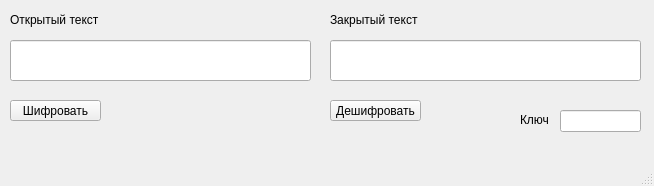
<?xml version="1.0" encoding="UTF-8"?>
<ui version="4.0">
 <class>MainWindow</class>
 <widget class="QMainWindow" name="MainWindow">
  <property name="geometry">
   <rect>
    <x>0</x>
    <y>0</y>
    <width>654</width>
    <height>186</height>
   </rect>
  </property>
  <property name="windowTitle">
   <string>MainWindow</string>
  </property>
  <widget class="QWidget" name="centralwidget">
   <widget class="QPushButton" name="pushButton">
    <property name="geometry">
     <rect>
      <x>10</x>
      <y>100</y>
      <width>91</width>
      <height>21</height>
     </rect>
    </property>
    <property name="text">
     <string>Шифровать</string>
    </property>
   </widget>
   <widget class="QPushButton" name="pushButton_2">
    <property name="geometry">
     <rect>
      <x>330</x>
      <y>100</y>
      <width>91</width>
      <height>21</height>
     </rect>
    </property>
    <property name="text">
     <string>Дешифровать</string>
    </property>
   </widget>
   <widget class="QLabel" name="label">
    <property name="geometry">
     <rect>
      <x>520</x>
      <y>110</y>
      <width>121</width>
      <height>20</height>
     </rect>
    </property>
    <property name="text">
     <string>Ключ</string>
    </property>
   </widget>
   <widget class="QLineEdit" name="textedit">
    <property name="geometry">
     <rect>
      <x>10</x>
      <y>40</y>
      <width>301</width>
      <height>41</height>
     </rect>
    </property>
   </widget>
   <widget class="QLabel" name="label_2">
    <property name="geometry">
     <rect>
      <x>10</x>
      <y>10</y>
      <width>121</width>
      <height>20</height>
     </rect>
    </property>
    <property name="text">
     <string>Открытый текст</string>
    </property>
   </widget>
   <widget class="QLineEdit" name="textedit_2">
    <property name="geometry">
     <rect>
      <x>330</x>
      <y>40</y>
      <width>311</width>
      <height>41</height>
     </rect>
    </property>
   </widget>
   <widget class="QLabel" name="label_3">
    <property name="geometry">
     <rect>
      <x>330</x>
      <y>10</y>
      <width>121</width>
      <height>20</height>
     </rect>
    </property>
    <property name="text">
     <string>Закрытый текст</string>
    </property>
   </widget>
   <widget class="QLineEdit" name="lineEdit">
    <property name="geometry">
     <rect>
      <x>560</x>
      <y>110</y>
      <width>81</width>
      <height>22</height>
     </rect>
    </property>
   </widget>
  </widget>
  <widget class="QMenuBar" name="menubar">
   <property name="geometry">
    <rect>
     <x>0</x>
     <y>0</y>
     <width>654</width>
     <height>26</height>
    </rect>
   </property>
  </widget>
  <widget class="QStatusBar" name="statusbar"/>
 </widget>
 <resources/>
 <connections/>
</ui>
